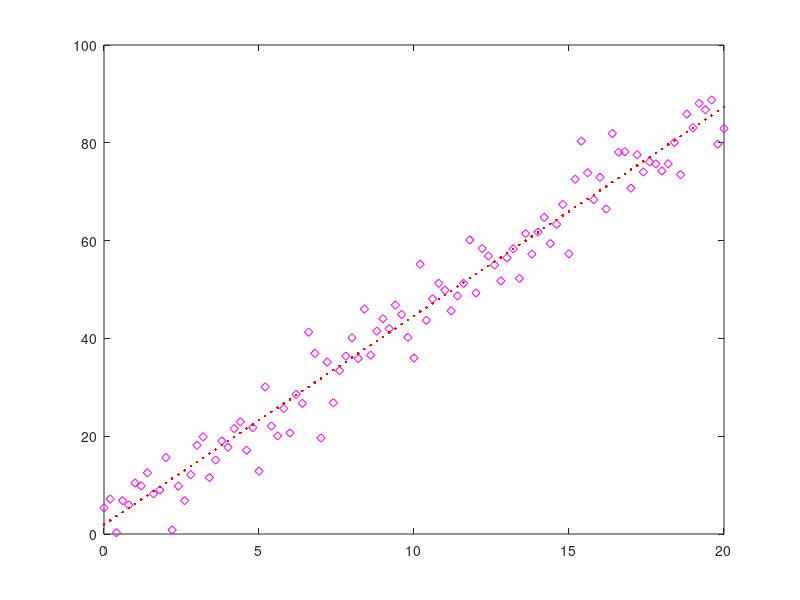

Write MATLAB code to recreate this figure.
clear
 % function to create a plot of x and yfit.
info = load ('Class10Data1x.txt') % contains x and y vectors
info2 = load ('Class10Data1y.txt')
x = info(:,1);
y = info2(:,1);
figure
plot(x,y,'md')
hold on
 
p = polyfit(x,y,1);
yfit = p(1)*x+p(2);  
 
plot(x,yfit,'r.')


 
clear
